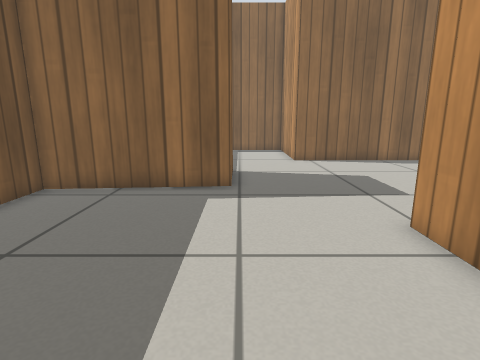
view 1 (above)

12 first-person views from a walk through a robot-simulator world made for Gazebo. The camera is 0.57 m above the floor, tilts 12° down and sees 80° across. The floor is counted in squares, 0.25 m on a side. Each view is taken from the middle of a square. On the plan, view 1 faces up. The plan holds only what a view shows up to about 18 squares ahead; the rest is blank. Gazebo's built-in surfaces are drawn with simple patterns.

view 2
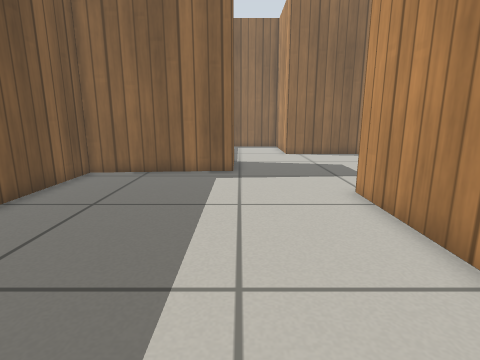

view 3
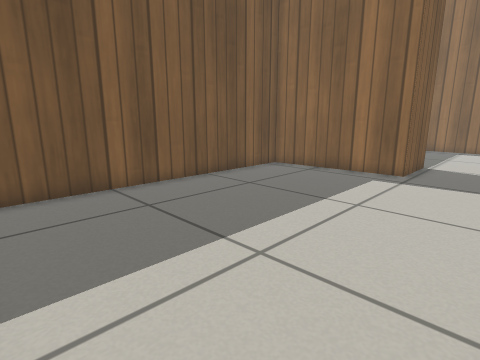

view 4
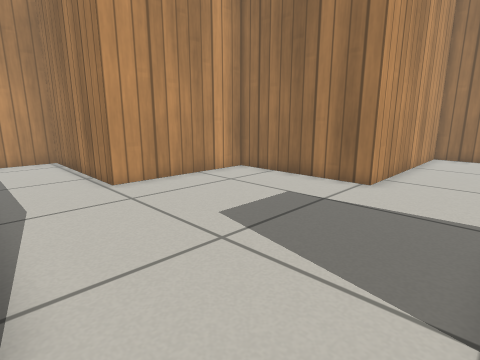

view 5
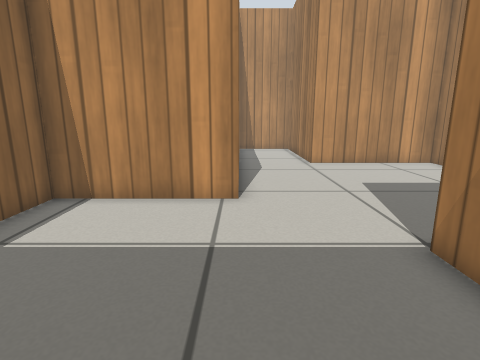

view 6
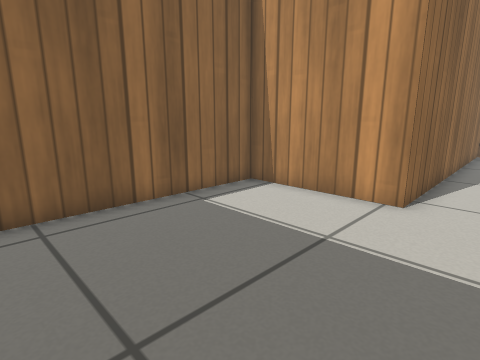

view 7
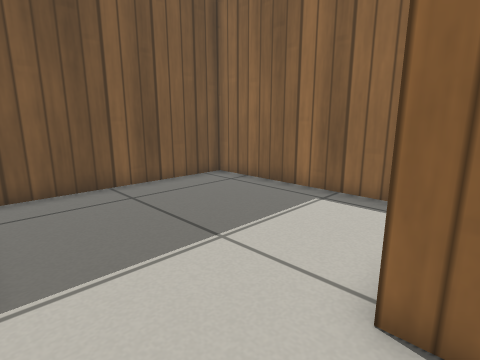

view 8
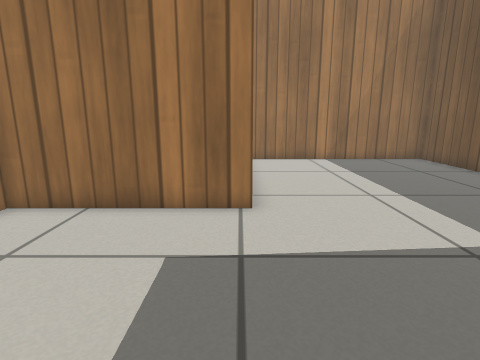

view 9
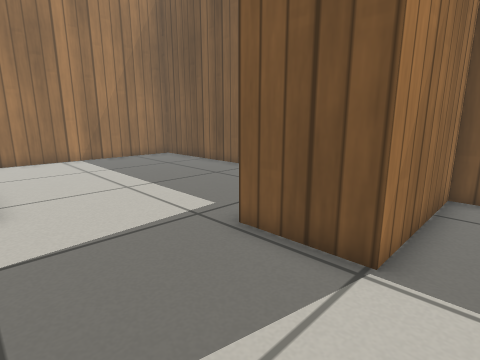

view 10
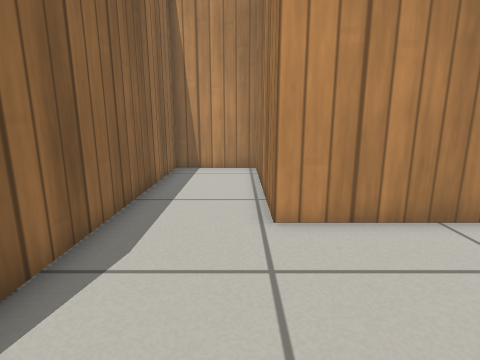

view 11
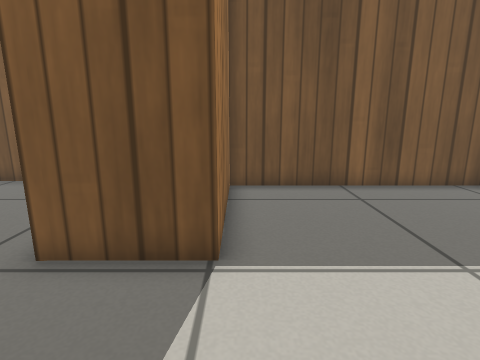

view 12
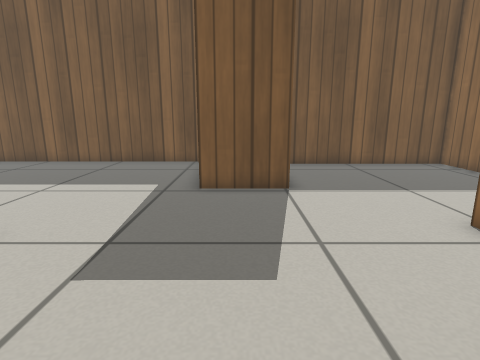

### Floor plan
Ten units are one square. View 1 is at (0, 0); x grows to the right and y downward. Boxes are objects, and circles mark ways between rooms. Rooms are numbered by the first view taken in them; rooms with no view inside come last. Other rooms are left out.
<svg viewBox="-70 -219 250 259">
<path fill="none" stroke="#000" d="M-3 -97 -65 -92 -65 35 37 35 37 -58M31 -160 31 -214 -57 -214 -57 -126 -3 -126M37 -58 101 -58 101 -122 175 -122 175 -160 31 -160M-3 -126 -3 -97"/>
<circle cx="20" cy="-82" r="3" fill="#2a7"/>
<circle cx="8" cy="-150" r="3" fill="#2a7"/>
<text x="-20" y="-30">1</text>
<text x="-20" y="-180">2</text>
<text x="70" y="-120">3</text>
</svg>
Room 1 opens to room 3. Room 2 opens to room 3.

Where each view was taken, in squares from view 1:
view 1: 0 up, 0 right, facing up
view 2: 3 down, 0 right, facing up
view 3: 3 down, 3 right, facing up-left
view 4: 16 up, 0 right, facing down-right
view 5: 16 up, 5 left, facing right
view 6: 14 up, 5 left, facing up-right
view 7: 13 up, 4 right, facing up-left
view 8: 13 up, 4 right, facing down
view 9: 14 up, 4 right, facing down-left
view 10: 13 up, 4 right, facing right
view 11: 13 up, 4 right, facing left
view 12: 11 up, 9 right, facing left
